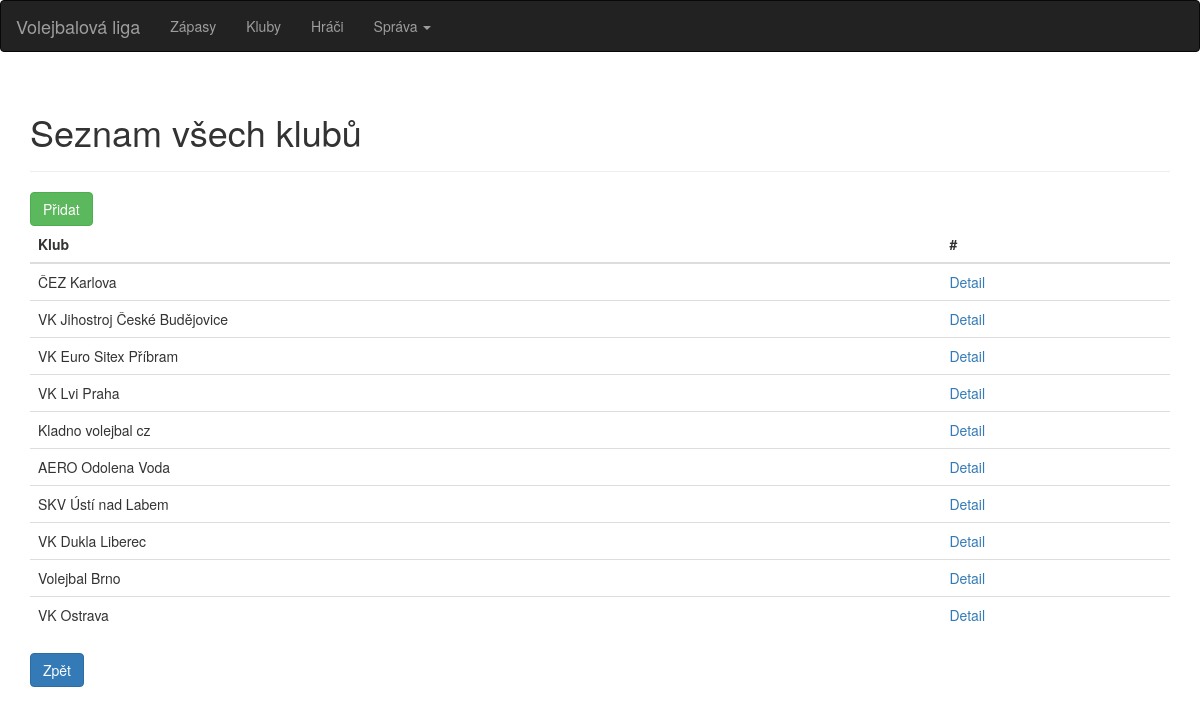
Page /kluby/ on the committed database.
### volejbal/models.py (models this page shows, shortened)
class Klub(models.Model):
    nazev = models.CharField(max_length=100)
    trener = models.ForeignKey('Trener',on_delete=models.CASCADE)
    hala = models.ForeignKey('Hala',on_delete=models.CASCADE)

### volejbal/views.py (the view)
# urls.py: path('kluby/', volejbal.views.kluby, name='seznam_klubu'),
def kluby(request):
    try:
        k = Klub.objects.all()
    except Klub.DoesNotExist:
        raise Http404("Klub does not exist")
    return render(request, 'seznam_klubu.html', {'kluby': k})

### templates/seznam_klubu.html
{% extends "base.html" %}
{% block content %}
<div class="container">
<div class="page-header">
            <h1>Seznam všech klubů</h1>
        </div>
<a href="{% url 'klub_add'%}" class="btn btn-success" role="button">Přidat</a>
<table class="table table-hover">
    <thead>
      <tr>
          <th>Klub</th>
          <th>#</th>
      </tr>
    </thead>
    <tbody>
    {% for klub in kluby %}
      <tr>
          <td>{{ klub.nazev }}</td>
      <td><a href="{% url 'klub_info2' klub.id %}"> Detail</a></td>
      </tr>
     {% endfor %}
    </tbody>
  </table>
<a href="{% url 'main' %}" class="btn btn-primary" role="button">Zpět</a>
</div>
{% endblock %}

### rows in the picture
Klub: nazev "ČEZ Karlova"
Klub: nazev "VK Jihostroj České Budějovice"
Klub: nazev "VK Euro Sitex Příbram"
Klub: nazev "VK Lvi Praha"
Klub: nazev "Kladno volejbal cz"
Klub: nazev "AERO Odolena Voda"
Klub: nazev "SKV Ústí nad Labem"
Klub: nazev "VK Dukla Liberec"
Klub: nazev "Volejbal Brno"
Klub: nazev "VK Ostrava"
